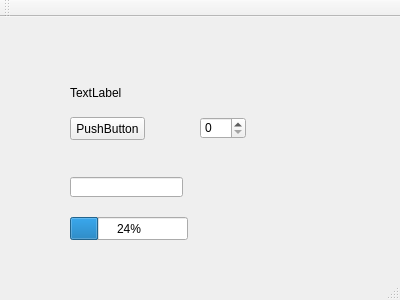
<?xml version="1.0" encoding="UTF-8"?>
<ui version="4.0">
 <class>MainWindow</class>
 <widget class="QMainWindow" name="MainWindow">
  <property name="geometry">
   <rect>
    <x>0</x>
    <y>0</y>
    <width>400</width>
    <height>300</height>
   </rect>
  </property>
  <property name="windowTitle">
   <string>MainWindow</string>
  </property>
  <widget class="QWidget" name="centralWidget">
   <widget class="QLabel" name="label">
    <property name="geometry">
     <rect>
      <x>70</x>
      <y>70</y>
      <width>54</width>
      <height>12</height>
     </rect>
    </property>
    <property name="text">
     <string>TextLabel</string>
    </property>
   </widget>
   <widget class="QPushButton" name="pushButton">
    <property name="geometry">
     <rect>
      <x>70</x>
      <y>100</y>
      <width>75</width>
      <height>23</height>
     </rect>
    </property>
    <property name="text">
     <string>PushButton</string>
    </property>
   </widget>
   <widget class="QSpinBox" name="spinBox">
    <property name="geometry">
     <rect>
      <x>200</x>
      <y>100</y>
      <width>46</width>
      <height>22</height>
     </rect>
    </property>
   </widget>
   <widget class="QLineEdit" name="lineEdit">
    <property name="geometry">
     <rect>
      <x>70</x>
      <y>160</y>
      <width>113</width>
      <height>20</height>
     </rect>
    </property>
   </widget>
   <widget class="QProgressBar" name="progressBar">
    <property name="geometry">
     <rect>
      <x>70</x>
      <y>200</y>
      <width>118</width>
      <height>23</height>
     </rect>
    </property>
    <property name="value">
     <number>24</number>
    </property>
   </widget>
  </widget>
  <widget class="QMenuBar" name="menuBar">
   <property name="geometry">
    <rect>
     <x>0</x>
     <y>0</y>
     <width>400</width>
     <height>17</height>
    </rect>
   </property>
  </widget>
  <widget class="QToolBar" name="mainToolBar">
   <attribute name="toolBarArea">
    <enum>TopToolBarArea</enum>
   </attribute>
   <attribute name="toolBarBreak">
    <bool>false</bool>
   </attribute>
  </widget>
  <widget class="QStatusBar" name="statusBar"/>
 </widget>
 <layoutdefault spacing="6" margin="11"/>
 <resources/>
 <connections/>
</ui>
